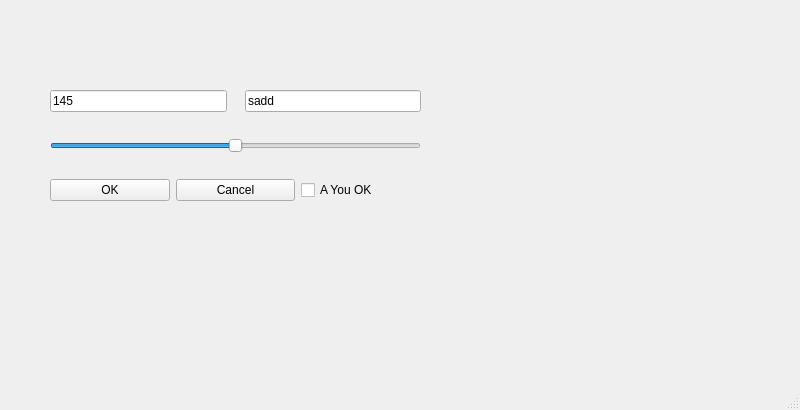
<?xml version="1.0" encoding="UTF-8"?>
<ui version="4.0">
 <class>Form</class>
 <widget class="QMainWindow" name="Form">
  <property name="geometry">
   <rect>
    <x>0</x>
    <y>0</y>
    <width>800</width>
    <height>410</height>
   </rect>
  </property>
  <property name="windowTitle">
   <string>MainWindow</string>
  </property>
  <widget class="QWidget" name="centralwidget">
   <widget class="QWidget" name="verticalLayoutWidget">
    <property name="geometry">
     <rect>
      <x>50</x>
      <y>70</y>
      <width>371</width>
      <height>151</height>
     </rect>
    </property>
    <layout class="QVBoxLayout" name="verticalLayout">
     <item>
      <layout class="QHBoxLayout" name="horizontalLayout">
       <property name="spacing">
        <number>18</number>
       </property>
       <property name="bottomMargin">
        <number>0</number>
       </property>
       <item>
        <widget class="QLineEdit" name="textBox_L">
         <property name="text">
          <string>145</string>
         </property>
        </widget>
       </item>
       <item>
        <widget class="QLineEdit" name="textBox_R">
         <property name="text">
          <string>sadd</string>
         </property>
        </widget>
       </item>
      </layout>
     </item>
     <item>
      <widget class="QSlider" name="horizontalSlider">
       <property name="minimum">
        <number>-99</number>
       </property>
       <property name="value">
        <number>0</number>
       </property>
       <property name="orientation">
        <enum>Qt::Horizontal</enum>
       </property>
      </widget>
     </item>
     <item>
      <layout class="QHBoxLayout" name="horizontalLayout_2">
       <item>
        <widget class="QPushButton" name="okButton">
         <property name="text">
          <string>OK</string>
         </property>
         <property name="autoRepeatDelay">
          <number>268</number>
         </property>
        </widget>
       </item>
       <item>
        <widget class="QPushButton" name="canelButton">
         <property name="text">
          <string>Cancel</string>
         </property>
        </widget>
       </item>
       <item>
        <widget class="QCheckBox" name="CheckBox">
         <property name="text">
          <string>A You OK</string>
         </property>
        </widget>
       </item>
      </layout>
     </item>
    </layout>
   </widget>
  </widget>
  <widget class="QMenuBar" name="menubar">
   <property name="geometry">
    <rect>
     <x>0</x>
     <y>0</y>
     <width>800</width>
     <height>23</height>
    </rect>
   </property>
  </widget>
  <widget class="QStatusBar" name="statusbar"/>
 </widget>
 <resources/>
 <connections/>
</ui>
